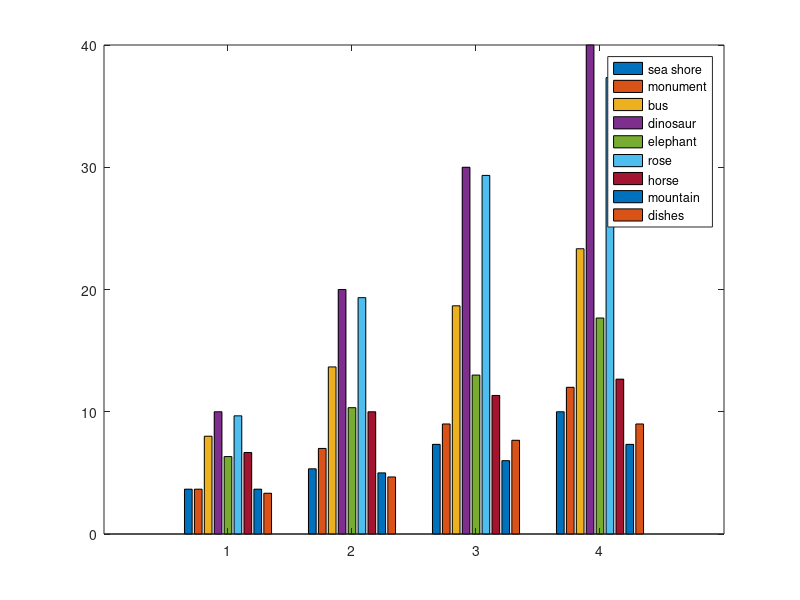

This figure's MATLAB source:
% function bargraphplot
%% choosing 27 random images in query image set
QuerySet = [100; 111; 130; 200; 210; 222; 300; 310; 315; 400; 412; 420;  503; 509; 522;  600; 618; 627;  700; 714; 725;  800; 801; 810;  900; 909; 919; ];

%
% I1 = zeros(27,900);
% %% compute relevant retrieved images
%
% for i= 1:27
%     I= calcsimilar(QuerySet(i));
%     I=I';
%     I1(i,1:900)= I;
% end
res= zeros(4,9);
boundry_low = [100, 200,300,400,500,600,700,800,900];
boundry_up  = [199, 299,399,499,599,699,799,899,999];
load I1;

for temp=1:4
    bar_res = zeros(9,3);
    count=1;
    for i=1:9
        for j=1:3
            I=I1(count,1:100);
            for k=1:10*temp
                if((I(k)>=boundry_low(i))&&(I(k)<=boundry_up(i)))
                    bar_res(i,j)=bar_res(i,j)+1;
                end
            end
            count= count+1;
        end
    end
    res(temp,1:9)= mean(bar_res');
end

figure;
bar(res),legend('sea shore','monument','bus','dinosaur','elephant','rose','horse','mountain','dishes');